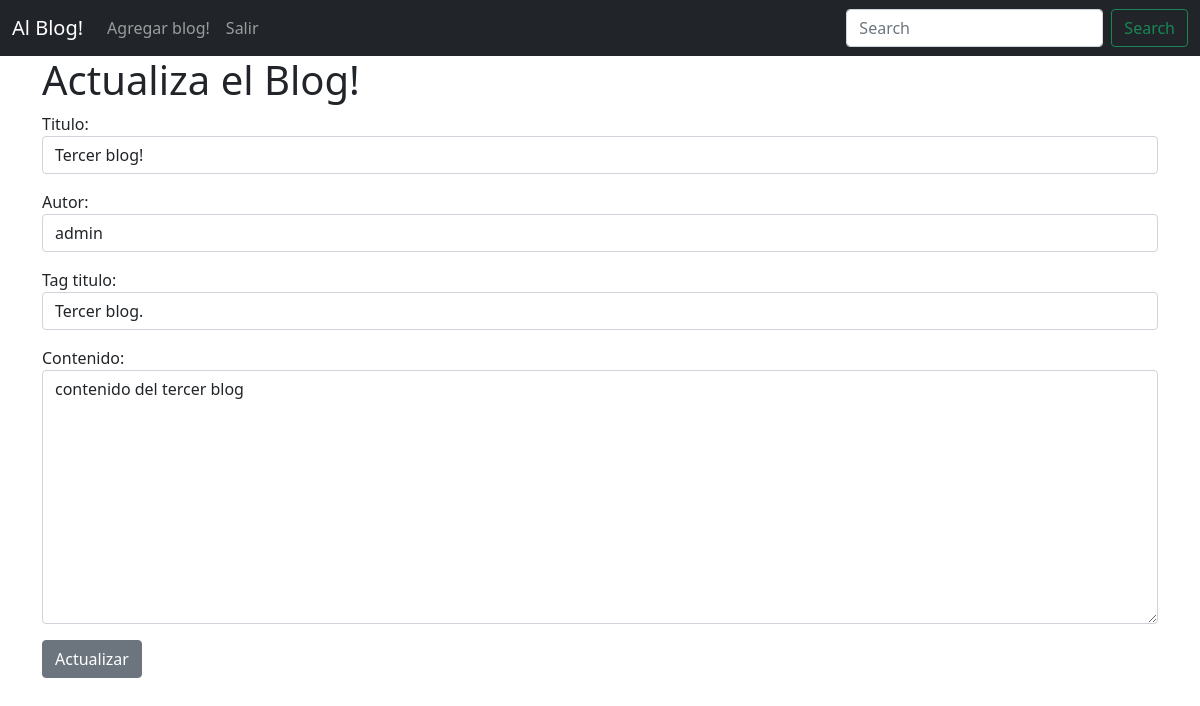
Screenshot of /article/edit/3 (signed in) with the database file from the repository.
### BlogApp/models.py (models this page shows, shortened)
class Post(models.Model):
    titulo = models.CharField(max_length=255)
    tag_titulo = models.CharField(max_length=255, default="Blog")
    autor = models.ForeignKey(User, on_delete=models.CASCADE)
    contenido = models.TextField()
    fecha_publicacion = models.DateField(auto_now_add=True)

### BlogApp/views.py (the view)
# urls.py: path('article/edit/<int:pk>', PostUpdateView.as_view(), name="update_post"),
class PostUpdateView(UpdateView):
    model = Post
    form_class = EditForm
    template_name = 'blog/update_post.html'

### BlogApp/forms.py
class EditForm(forms.ModelForm):
    class Meta:
        model = Post
        fields = ('titulo','autor','tag_titulo', 'contenido')
        widgets = {
            'titulo': forms.TextInput(attrs={'class': 'form-control'}),
            'tag_titulo': forms.TextInput(attrs={'class': 'form-control'}),
            'autor': forms.Select(attrs={'class': 'form-control'}),
            'contenido': forms.Textarea(attrs={'class': 'form-control'}),
            'fecha_publicacion': forms.DateInput(attrs={'class': 'form-control'})
        }

### BlogApp/templates/blog/update_post.html (shortened to what this page needs)
{% extends 'blog/base.html' %}
{% block content %}
    {% if user.is_authenticated %}
        <h1>Actualiza el Blog! </h1>
        <form method='POST'>
        {{ form.as_p }}
        <button class="btn btn-secondary">Actualizar </button>
        </form>
    {% else %}
        <h2>No has iniciado sesion! :)</h2>
    {% endif %}
{% endblock %}

### rows the page displays
Post: titulo "Tercer blog!", autor "admin", tag_titulo "Tercer blog.", contenido "contenido del tercer blog"
